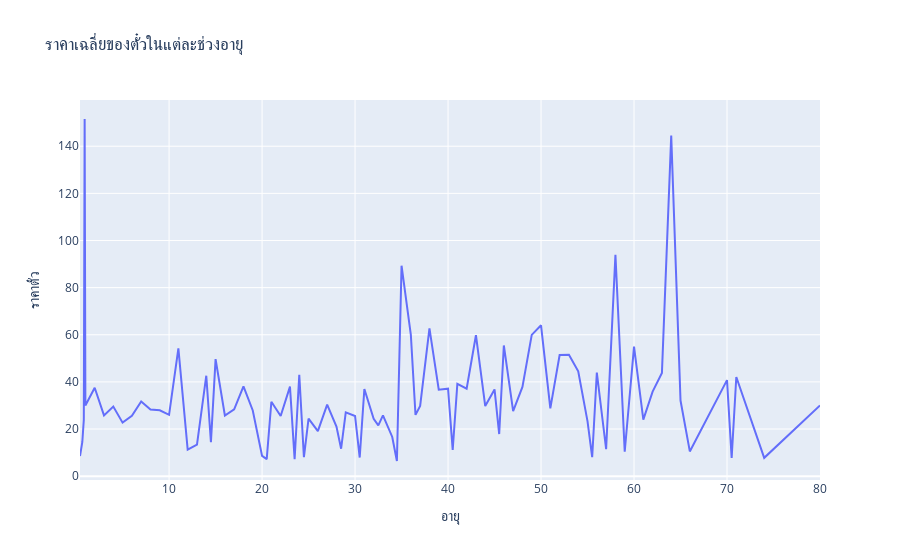

The cell this chart's notebook holds for it:
### Code cell
fig=px.line(df_4,x=df_4.index,y="Fare",
            labels={"x":"อายุ","Fare":"ราคาตั๋ว"},
            title="ราคาเฉลี่ยของตั๋วในแต่ละช่วงอายุ"
           )
fig.show()

### Figure 1 — Plotly figure (JSON) as saved in the notebook; plotly's stock layout.template omitted (floating-point values rounded to 4 significant figures)
{"data": [{"hoverlabel": {"namelength": 0}, "hovertemplate": "อายุ=%{x}<br>ราคาตั๋ว=%{y}", "legendgroup": "", "line": {"color": "#636efa", "dash": "solid"}, "mode": "lines", "name": "", "showlegend": false, "type": "scatter", "x": [0.42, 0.67, 0.75, 0.83, 0.92, 1, 2, 3, 4, 5, 6, 7, 8, 9, 10, 11, 12, 13, 14, 14.5, 15, 16, 17, 18, 19, 20, 20.5, 21, 22, 23, 23.5, 24, 24.5, 25, 26, 27, 28, 28.5, 29, 30, 30.5, 31, 32, 32.5, 33, 34, 34.5, 35, 36, 36.5, 37, 38, 39, 40, 40.5, 41, 42, 43, 44, 45, 45.5, 46, 47, 48, 49, 50, 51, 52, 53, 54, 55, 55.5, 56, 57, 58, 59, 60, 61, 62, 63, 64, 65, 66, 70, 70.5, 71, 74, 80], "xaxis": "x", "y": [8.517, 14.5, 19.26, 23.88, 151.6, 30.01, 37.54, 25.78, 29.54, 22.72, 25.58, 31.69, 28.3, 27.94, 26.02, 54.24, 11.24, 13.36, 42.63, 14.45, 49.66, 25.75, 28.39, 38.06, 27.87, 8.624, 7.25, 31.57, 25.5, 37.99, 7.229, 43.04, 8.05, 24.42, 19.09, 30.36, 21.02, 11.66, 27.09, 25.54, 7.9, 37.01, 24.32, 21.54, 25.83, 16.64, 6.438, 89.31, 59.96, 26, 29.81, 62.75, 36.66, 37.11, 11.12, 39.19, 37.13, 59.8, 29.76, 36.82, 17.86, 55.46, 27.6, 37.89, 59.93, 64.03, 28.75, 51.4, 51.48, 44.48, 23.25, 8.05, 43.98, 11.43, 93.9, 10.38, 55, 24.02, 35.9, 43.77, 144.5, 32.09, 10.5, 40.75, 7.75, 42.08, 7.775, 30], "yaxis": "y"}], "layout": {"legend": {"tracegroupgap": 0}, "title": {"text": "ราคาเฉลี่ยของตั๋วในแต่ละช่วงอายุ"}, "xaxis": {"anchor": "y", "domain": [0, 1], "title": {"text": "อายุ"}}, "yaxis": {"anchor": "x", "domain": [0, 1], "title": {"text": "ราคาตั๋ว"}}}}
